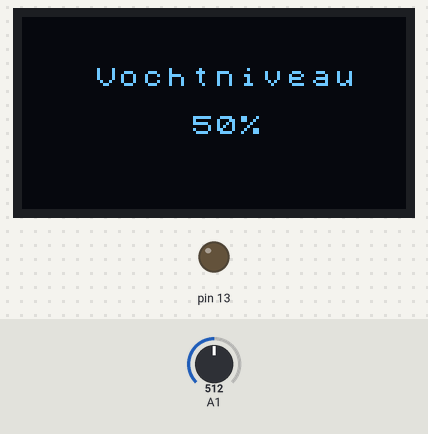
Bench run of a program on a simulated Arduino Uno, built with avr-gcc and run on an emulated ATmega328P. Parts: 128×64 one-colour display, output pins drawn as LEDs (lit = HIGH). Inputs (shaded band) come from the test bench; at power-on: A1 = 512. What the program prints to the serial monitor is not drawn.

Above: at 11.4 s.
11.5 s: A1 set to 716
At 22.3 s:
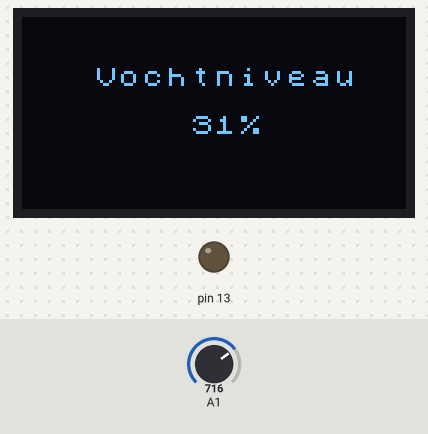
22.6 s: A1 set to 900
At 32.7 s:
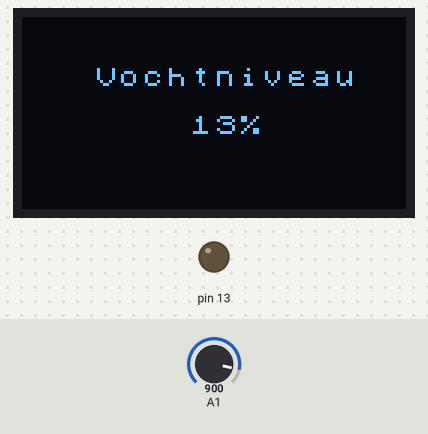
33.1 s: A1 set to 1023
At 43.0 s:
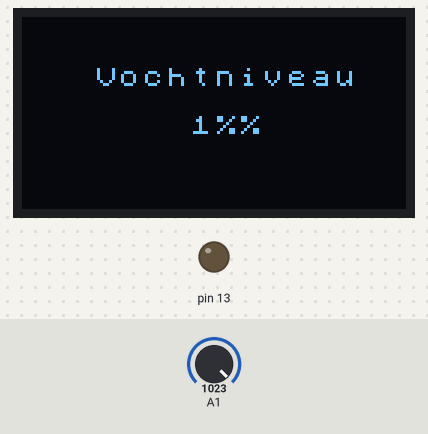
Timing chart, 0 to 44.5 s (numbered marks = the images above; inputs shaded):
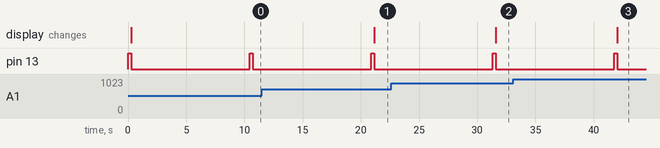

The program:

main.cpp
```cpp
// #include <Arduino.h>


#include <Arduino.h>
#include <U8x8lib.h>

#ifdef U8X8_HAVE_HW_SPI
#include <SPI.h>
#endif

U8X8_SH1106_128X64_NONAME_HW_I2C u8x8(/* reset=*/ U8X8_PIN_NONE);

int moistValue;
int mappedMoistValue;
int delayTime = 600000; //10mins

void setup(void)
{
  /* U8g2 Project: SSD1306 Test Board */
  //pinMode(10, OUTPUT);
  //pinMode(9, OUTPUT);
  //digitalWrite(10, 0);
  //digitalWrite(9, 0);

  /* U8g2 Project: KS0108 Test Board */
  //pinMode(16, OUTPUT);
  //digitalWrite(16, 0);


  u8x8.begin();
  u8x8.setPowerSave(0);


  Serial.begin(9600);
  pinMode(13, OUTPUT);
  digitalWrite(13, HIGH);

}

void loop(void)
{
  u8x8.setFont(u8x8_font_chroma48medium8_r);
  // u8x8.setFont(u8x8_font_amstrad_cpc_extended_u);


  digitalWrite(13, HIGH);
  delay(200);

  moistValue = analogRead(A1);
  mappedMoistValue = map(moistValue, 0, 1024, 100, 0);


  // u8x8.drawString(2,3,"Hello World!");

  String temp = String(mappedMoistValue) + "%";
  char tab2[1024];
  strcpy(tab2, temp.c_str());


  // u8x8.drawString(2,3,tab2);
  u8x8.drawString(3,2,"Vochtniveau"); // 16 chars lang

  u8x8.drawString(7,4,tab2);

  Serial.print("moist=");
  Serial.println(String(mappedMoistValue));

  digitalWrite(13, LOW);
  delay(delayTime);


  // u8x8.refreshDisplay();		// only required for SSD1606/7
}
```

Measured:
- after the input at 11.5 s, the display: changes after 9.7 s (image 1)
- after the input at 22.6 s, the display: changes after 9.0 s (image 2)
- after the input at 33.1 s, the display: changes after 8.9 s (image 3)
